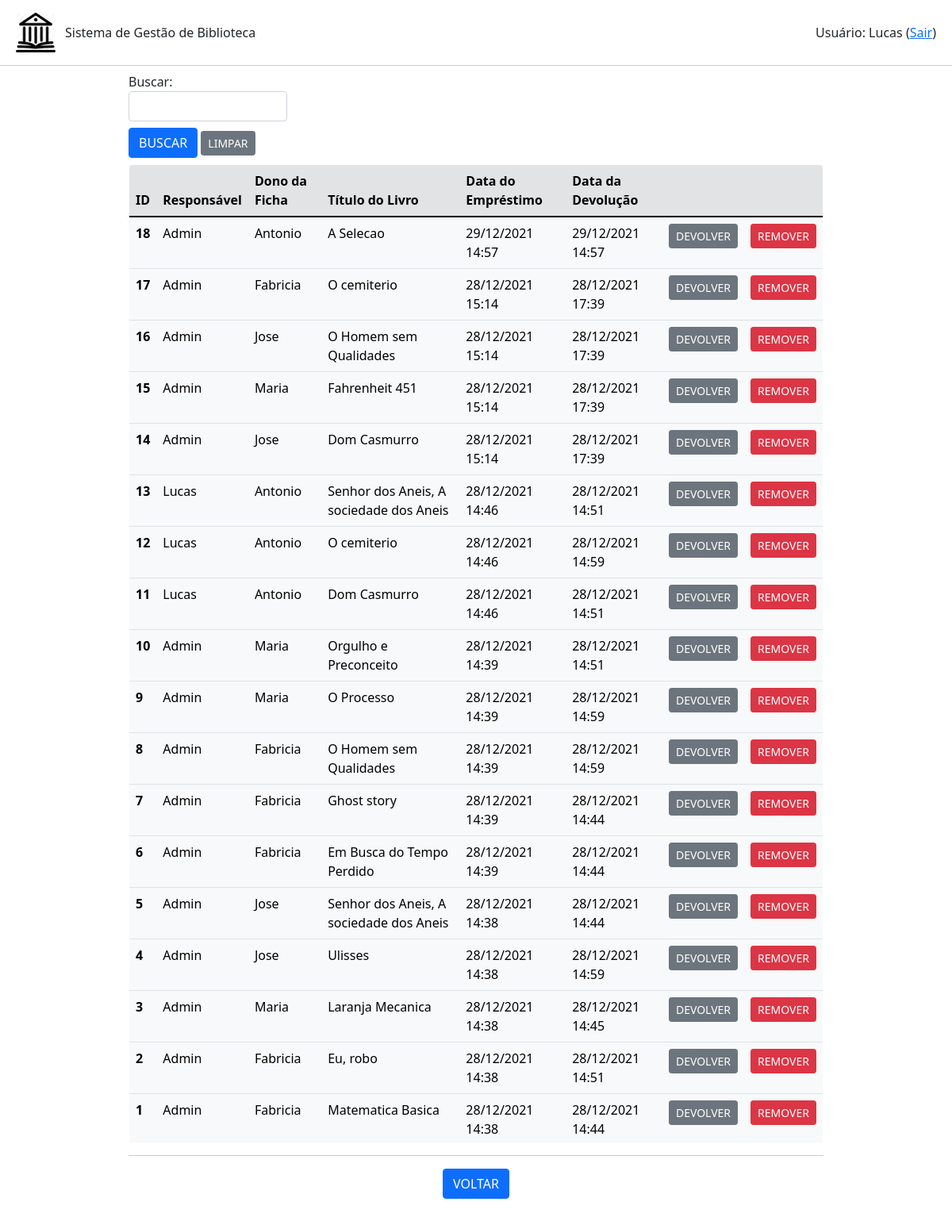
Page /emprestimo/listar (signed in) on the committed database.
### emprestimo.py (models this page shows, shortened)
class Emprestimo(db.Model):
    id = db.Column(db.Integer, primary_key=True)
    id_usuario = db.Column(db.Integer,db.ForeignKey('usuario.id'))
    id_livro = db.Column(db.Integer,db.ForeignKey('livro.id'))
    id_ficha = db.Column(db.Integer,db.ForeignKey('ficha.id'))
    data_emprestimo = db.Column(db.DateTime, unique=False, nullable=False)
    data_devolucao = db.Column(db.DateTime, unique=False, nullable=True)

### usuario.py (models this page shows, shortened)
class Usuario(db.Model):
    id = db.Column(db.Integer, primary_key=True)
    nome = db.Column(db.String(200), unique=False, nullable=False)
    username = db.Column(db.String(80), unique=True, nullable=False)
    email = db.Column(db.String(120), unique=True, nullable=False)
    telefone = db.Column(db.String(20),unique=False, nullable=False)
    senha = db.Column(db.String(80), unique=False, nullable=False)
    admin = db.Column(db.Boolean(), default=False)
    emprestimo = db.relationship('Emprestimo', backref='usuario', lazy=True)

### ficha.py (models this page shows, shortened)
class Ficha(db.Model):
    id = db.Column(db.Integer, primary_key=True)
    nome = db.Column(db.String(200), unique=False, nullable=False)
    cpf = db.Column(db.String(20), unique=True, nullable=False)
    email = db.Column(db.String(120), unique=True, nullable=False)
    ativo = db.Column(db.Boolean(), default=False)
    qtdLivros = db.Column(db.Integer, unique=False, nullable=False)
    totalLivros = db.Column(db.Integer, unique=False, nullable=False)
    emprestimo = db.relationship('Emprestimo', backref='ficha', lazy=True)

### livro.py (models this page shows, shortened)
class Livro(db.Model):
    id = db.Column(db.Integer, primary_key=True)
    titulo = db.Column(db.String(200), unique=False, nullable=False)
    autor = db.Column(db.String(80), unique=False, nullable=False)
    genero = db.Column(db.String(120), unique=False, nullable=False)
    disponivel = db.Column(db.Boolean, default=True)
    emprestimo = db.relationship('Emprestimo', backref='livro', lazy=True)

### app.py (the view, shortened to what this page needs)
@app.route('/emprestimo/listar', methods=['POST','GET'])
def listar_emprestimos():
    if session.get('autenticado',False)==False:
        flash(u'Login necessário!', category='warning')
        return(redirect(url_for('login')))
    form = BuscaForm()
    emprestimos = Emprestimo.query.order_by(Emprestimo.data_emprestimo.desc()).all()
    return(render_template('emprestimos.html', emprestimos=emprestimos, form=form, action=url_for('listar_emprestimos')))

### formBusca.py
class BuscaForm(FlaskForm):
    campo = StringField('Buscar: ', validators=[DataRequired()])
    enviar = SubmitField('BUSCAR')

### templates/emprestimos.html (shortened to what this page needs)
{% extends "base.html" %}
{% block conteudo %}
<div class="container-fluid mx-auto mb-1" style="width: 75%; max-height: 100vh;">
    {% from 'bootstrap/form.html' import render_field %}
    <form method="post">
        <div class="mt-2" style="width: 200px;">
            {{ render_field(form.campo) }}
        </div>
        <div class="mt-2 mb-2">
            {{ render_field(form.enviar, button_style="primary", button_size="sm") }}
            <a class="btn btn-secondary btn-sm" href="{{url_for('listar_emprestimos')}}" role="button">LIMPAR</a>
        </div>
    </form>
    <div style="max-height: 60vh; overflow-y: auto;">
        <table class=" table table-light border rounded-3" style="overflow: hidden;">
            <thead>
            <tr class="table-secondary">
                <th scope="col">ID</th>
                <th scope="col">Responsável</th>
                <th scope="col">Dono da Ficha</th>
                <th scope="col">Título do Livro</th>
                <th scope="col">Data do Empréstimo</th>
                <th scope="col">Data da Devolução</th>
                <th scope="col"></th>
                <th scope="col"></th>
            </tr>
            </thead>
            <tbod>
                {% for emprestimo in emprestimos %}
                    <tr>
                        <th scope="row">{{emprestimo.id}}</th>
                        {% if emprestimo.usuario is not none %}
                            <td>{{emprestimo.usuario.nome}}</td>
                        {% else %}
                            <td>Sem dados</td>
                        {% endif %}
                        {% if emprestimo.ficha is not none %}
                            <td>{{emprestimo.ficha.nome}}</td>
                        {% else %}
                            <td>Sem dados</td>
                        {% endif %}
                        {% if emprestimo.livro is not none %}
                            <td>{{emprestimo.livro.titulo}}</td>
                        {% else %}
                            <td>Sem dados</td>
                        {% endif %}
                        <td>{{emprestimo.data_emprestimo.strftime('%d/%m/%Y %H:%M')}}</td>
                        {% if emprestimo.data_devolucao is not none %}
                            <td>{{emprestimo.data_devolucao.strftime('%d/%m/%Y %H:%M')}}</td>
                            <td class="text-center">
                                <a class="btn btn-secondary btn-sm" href="{{url_for('devolver_emprestimo',id_emprestimo=emprestimo.id)}}" role="button">DEVOLVER</a>
                            </td>
                        {% else %}
                            <td>NÃO DEVOLVIDO</td>
                            <td class="text-center">
                                <a class="btn btn-success btn-sm" href="{{url_for('devolver_emprestimo',id_emprestimo=emprestimo.id)}}" role="button">DEVOLVER</a>
                            </td>
                        {% endif %}
                        <td class="text-center"><a class="btn btn-danger btn-sm" href="{{url_for('remover_emprestimo',id_emprestimo=emprestimo.id)}}" role="button">REMOVER</a></td>
                    </tr>
                {% endfor %}
        </table>
    </div>
    <hr>
    <div class="row text-center">
        <div class="col mr-1">
            <a class="btn btn-primary" href="{{url_for('root')}}" role="button">VOLTAR</a>
        </div>
    </div>
</div>
{% endblock %}

### rows in the picture
Emprestimo: id "18", usuario.nome "Admin", ficha.nome "Antonio", livro.titulo "A Selecao", data_emprestimo "29/12/2021 14:57", data_devolucao "29/12/2021 14:57"
Emprestimo: id "17", usuario.nome "Admin", ficha.nome "Fabricia", livro.titulo "O cemiterio", data_emprestimo "28/12/2021 15:14", data_devolucao "28/12/2021 17:39"
Emprestimo: id "16", usuario.nome "Admin", ficha.nome "Jose", livro.titulo "O Homem sem Qualidades", data_emprestimo "28/12/2021 15:14", data_devolucao "28/12/2021 17:39"
Emprestimo: id "15", usuario.nome "Admin", ficha.nome "Maria", livro.titulo "Fahrenheit 451", data_emprestimo "28/12/2021 15:14", data_devolucao "28/12/2021 17:39"
Emprestimo: id "14", usuario.nome "Admin", ficha.nome "Jose", livro.titulo "Dom Casmurro", data_emprestimo "28/12/2021 15:14", data_devolucao "28/12/2021 17:39"
Emprestimo: id "13", usuario.nome "Lucas", ficha.nome "Antonio", livro.titulo "Senhor dos Aneis, A sociedade dos Aneis", data_emprestimo "28/12/2021 14:46", data_devolucao "28/12/2021 14:51"
Emprestimo: id "12", usuario.nome "Lucas", ficha.nome "Antonio", livro.titulo "O cemiterio", data_emprestimo "28/12/2021 14:46", data_devolucao "28/12/2021 14:59"
Emprestimo: id "11", usuario.nome "Lucas", ficha.nome "Antonio", livro.titulo "Dom Casmurro", data_emprestimo "28/12/2021 14:46", data_devolucao "28/12/2021 14:51"
Emprestimo: id "10", usuario.nome "Admin", ficha.nome "Maria", livro.titulo "Orgulho e Preconceito", data_emprestimo "28/12/2021 14:39", data_devolucao "28/12/2021 14:51"
Emprestimo: id "9", usuario.nome "Admin", ficha.nome "Maria", livro.titulo "O Processo", data_emprestimo "28/12/2021 14:39", data_devolucao "28/12/2021 14:59"
Emprestimo: id "8", usuario.nome "Admin", ficha.nome "Fabricia", livro.titulo "O Homem sem Qualidades", data_emprestimo "28/12/2021 14:39", data_devolucao "28/12/2021 14:59"
Emprestimo: id "7", usuario.nome "Admin", ficha.nome "Fabricia", livro.titulo "Ghost story", data_emprestimo "28/12/2021 14:39", data_devolucao "28/12/2021 14:44"
Emprestimo: id "6", usuario.nome "Admin", ficha.nome "Fabricia", livro.titulo "Em Busca do Tempo Perdido", data_emprestimo "28/12/2021 14:39", data_devolucao "28/12/2021 14:44"
Emprestimo: id "5", usuario.nome "Admin", ficha.nome "Jose", livro.titulo "Senhor dos Aneis, A sociedade dos Aneis", data_emprestimo "28/12/2021 14:38", data_devolucao "28/12/2021 14:44"
Emprestimo: id "4", usuario.nome "Admin", ficha.nome "Jose", livro.titulo "Ulisses", data_emprestimo "28/12/2021 14:38", data_devolucao "28/12/2021 14:59"
Emprestimo: id "3", usuario.nome "Admin", ficha.nome "Maria", livro.titulo "Laranja Mecanica", data_emprestimo "28/12/2021 14:38", data_devolucao "28/12/2021 14:45"
Emprestimo: id "2", usuario.nome "Admin", ficha.nome "Fabricia", livro.titulo "Eu, robo", data_emprestimo "28/12/2021 14:38", data_devolucao "28/12/2021 14:51"
Emprestimo: id "1", usuario.nome "Admin", ficha.nome "Fabricia", livro.titulo "Matematica Basica", data_emprestimo "28/12/2021 14:38", data_devolucao "28/12/2021 14:44"

### other values in the picture
{{ session.get('nome') }} "Lucas"
